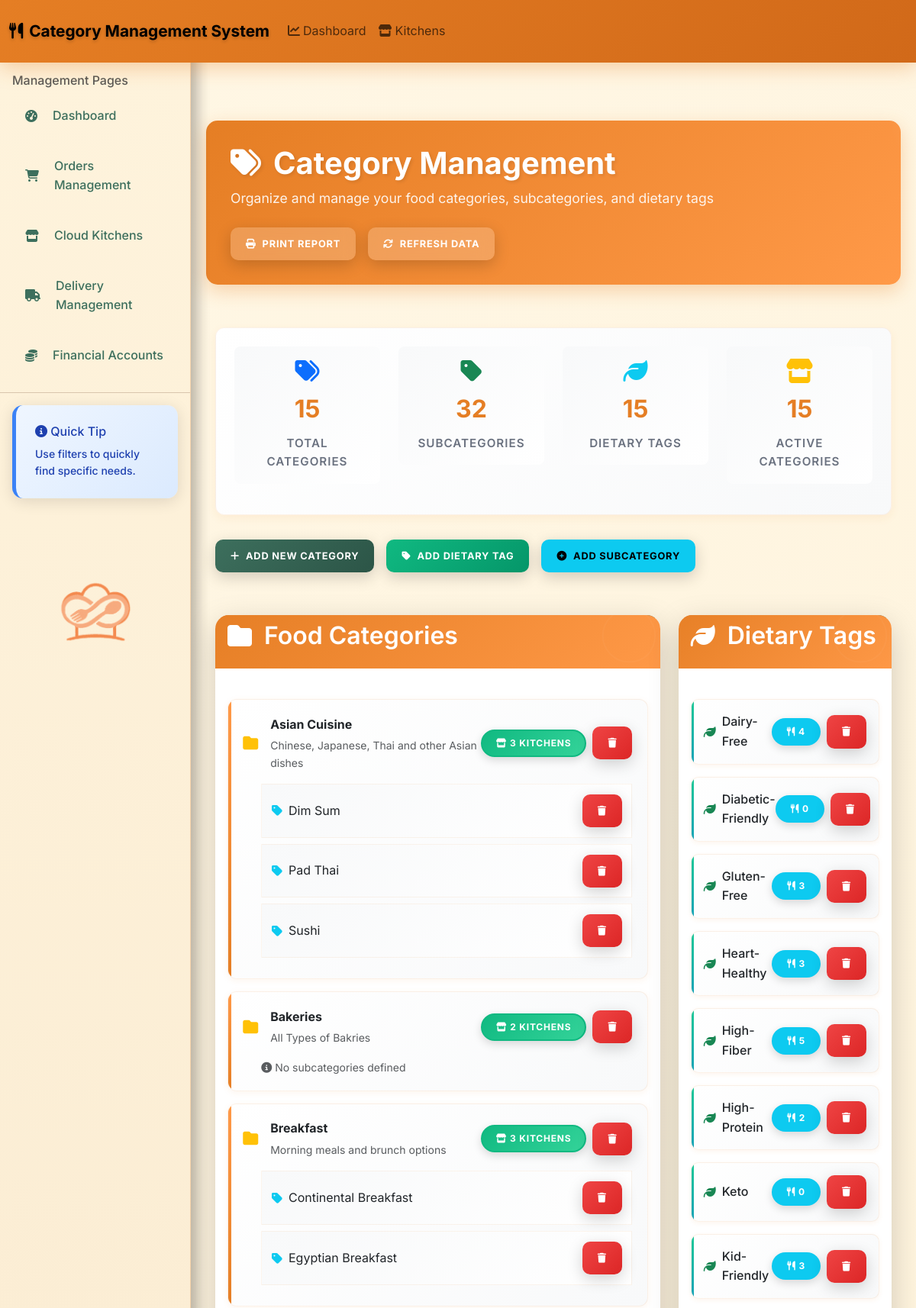
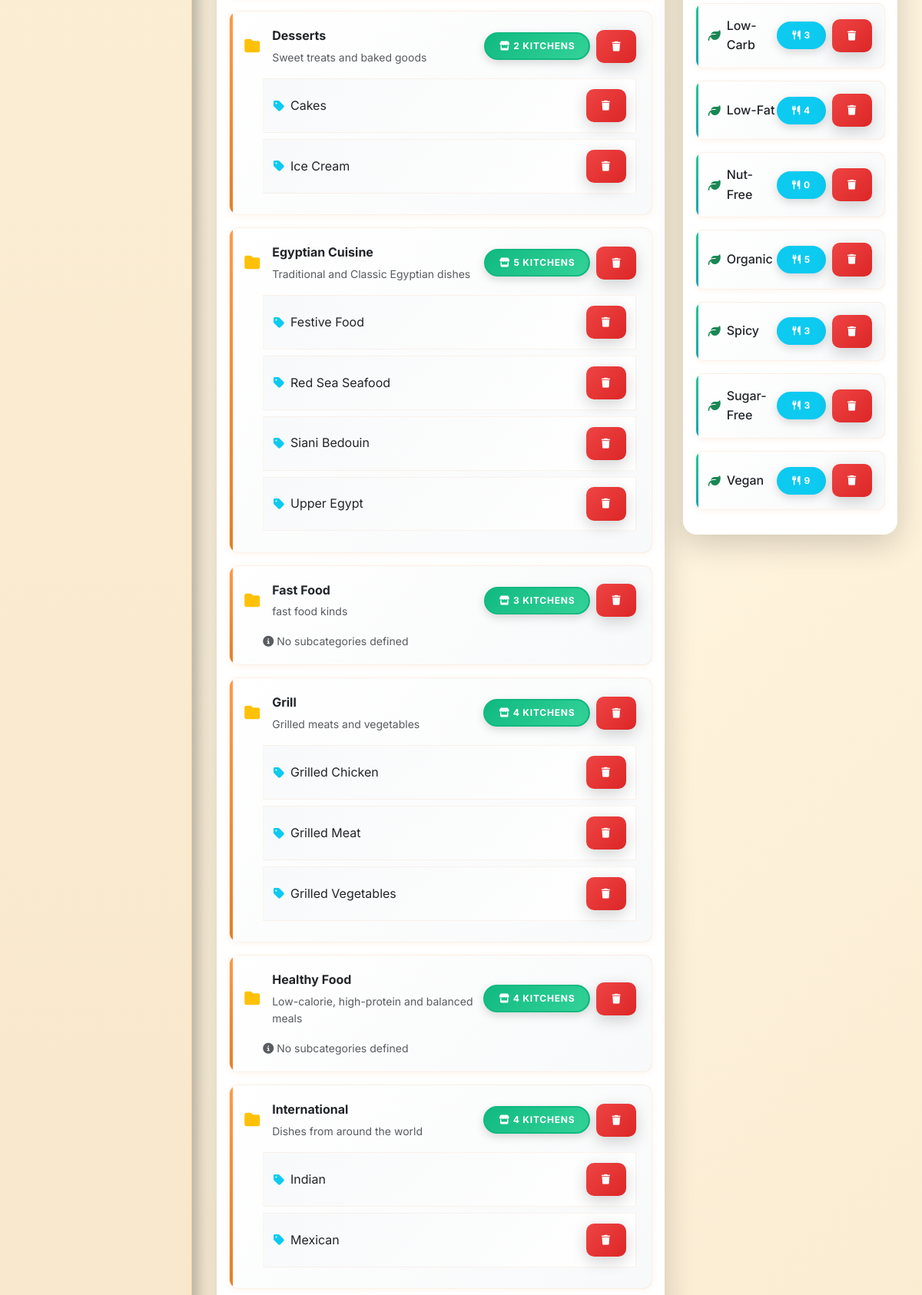
Page /admin/c/c/manage_categories.php (upper part) on the committed database (2 pictures, top to bottom).
### tables this page shows
CREATE TABLE category (
    cat_id INT PRIMARY KEY AUTO_INCREMENT,
    c_name VARCHAR(100) NOT NULL UNIQUE,
    description TEXT DEFAULT NULL,
    category_photo VARCHAR(255) DEFAULT NULL,
    created_by INT DEFAULT NULL,
    cloud_kitchens_count INT DEFAULT 0,
    FOREIGN KEY (created_by) REFERENCES admin(user_id)
);

CREATE TABLE sub_category (
    subcat_id INT PRIMARY KEY AUTO_INCREMENT,
    subcat_name VARCHAR(100) NOT NULL,
    admin_id INT NOT NULL,
    parent_cat_id int(11) NOT NULL,
    FOREIGN KEY (parent_cat_id) REFERENCES category(cat_id),
    FOREIGN KEY (admin_id) REFERENCES admin (user_id)
);

CREATE TABLE dietary_tags (
    tag_id INT PRIMARY KEY AUTO_INCREMENT,
    tag_name VARCHAR(50) NOT NULL UNIQUE
);

### admin/c/c/categories.php (the view, shortened to what this page needs)
<?php
require_once 'db_connect.php';
try {
    $stmt = $pdo->query("SELECT c.*, COUNT(cksc.cloud_kitchen_id) as kitchens_count
                         FROM category c
                         LEFT JOIN cloud_kitchen_specialist_category cksc ON c.cat_id = cksc.cat_id
                         GROUP BY c.cat_id
                         ORDER BY c.c_name");
    $categories = $stmt->fetchAll(PDO::FETCH_ASSOC);
    $stmt = $pdo->query("SELECT s.*, c.c_name as parent_name
                         FROM sub_category s
                         JOIN category c ON s.parent_cat_id = c.cat_id
                         ORDER BY c.c_name, s.subcat_name");
    $subcategories = $stmt->fetchAll(PDO::FETCH_ASSOC);
    $stmt = $pdo->query("SELECT dt.*, COUNT(ct.user_id) as usage_count
                         FROM dietary_tags dt
                         LEFT JOIN caterer_tags ct ON dt.tag_id = ct.tag_id
                         GROUP BY dt.tag_id
                         ORDER BY dt.tag_name");
    $tags = $stmt->fetchAll(PDO::FETCH_ASSOC);
    $total_categories = count($categories);
    $total_subcategories = count($subcategories);
    $total_tags = count($tags);
    $categories_with_kitchens = count(array_filter($categories, function($cat) { return $cat['kitchens_count'] > 0; }));
} catch(PDOException $e) {
    die("Error fetching data: " . $e->getMessage());
}
?>
<div class="stats-overview fade-in">
    <div class="row">
        <div class="col-md-3 col-sm-6 mb-3">
            <div class="stats-item">
                <i class="fas fa-tags fa-2x text-primary mb-2"></i>
                <span class="stats-number"><?= $total_categories ?></span>
                <div class="stats-label">Total Categories</div>
            </div>
        </div>
        <div class="col-md-3 col-sm-6 mb-3">
            <div class="stats-item">
                <i class="fas fa-tag fa-2x text-success mb-2"></i>
                <span class="stats-number"><?= $total_subcategories ?></span>
                <div class="stats-label">Subcategories</div>
            </div>
        </div>
        <div class="col-md-3 col-sm-6 mb-3">
            <div class="stats-item">
                <i class="fas fa-leaf fa-2x text-info mb-2"></i>
                <span class="stats-number"><?= $total_tags ?></span>
                <div class="stats-label">Dietary Tags</div>
            </div>
        </div>
        <div class="col-md-3 col-sm-6 mb-3">
            <div class="stats-item">
                <i class="fas fa-store fa-2x text-warning mb-2"></i>
                <span class="stats-number"><?= $categories_with_kitchens ?></span>
                <div class="stats-label">Active Categories</div>
            </div>
        </div>
    </div>
</div>
<div class="row mb-4">
    <div class="col-12">
        <div class="action-buttons fade-in">
            <button class="btn btn-primary" onclick="toggleForm('categoryForm')">
                <i class="fas fa-plus me-2"></i>Add New Category
            </button>
            <button class="btn btn-success" onclick="toggleForm('tagForm')">
                <i class="fas fa-tag me-2"></i>Add Dietary Tag
            </button>
            <button class="btn btn-info" onclick="toggleForm('subcategoryForm')">
                <i class="fas fa-plus-circle me-2"></i>Add Subcategory
            </button>
        </div>
    </div>
</div>
<div class="row mb-4">
    <div class="col-md-8">
        <div class="card fade-in">
            <div class="section-header">
                <h2><i class="fas fa-folder me-2"></i>Food Categories</h2>
            </div>
            <div class="card-body">
                <?php if(empty($categories)): ?>
                    <div class="text-center py-4">
                        <i class="fas fa-folder-open fa-3x text-muted mb-3"></i>
                        <p class="text-muted">No categories found. Start by adding your first category.</p>
                    </div>
                <?php else: ?>
                    <?php foreach($categories as $category): ?>
                        <div class="category-item">
                            <div class="category-header d-flex justify-content-between align-items-center"
                                 onclick="showKitchensByCategory(<?= $category['cat_id'] ?>, '<?= htmlspecialchars($category['c_name']) ?>')"
                                 style="cursor: pointer;">
                                <div class="d-flex align-items-center">
                                    <i class="fas fa-folder text-warning me-3 fs-5"></i>
                                    <div>
                                        <strong class="fs-6"><?= htmlspecialchars($category['c_name']) ?></strong>
                                        <?php if($category['description']): ?>
                                            <div class="text-muted small mt-1">
                                                <?= htmlspecialchars($category['description']) ?>
                                            </div>
                                        <?php endif; ?>
                                    </div>
                                </div>
                                <div class="d-flex align-items-center gap-2">
                                    <?php if($category['kitchens_count'] > 0): ?>
                                        <span class="badge bg-success">
                                            <i class="fas fa-store me-1"></i><?= $category['kitchens_count'] ?> kitchens
                                        </span>
                                    <?php else: ?>
                                        <span class="badge bg-secondary">
                                            <i class="fas fa-store me-1"></i>No kitchens
                                        </span>
                                    <?php endif; ?>
                                    <form action="delete_category.php" method="POST" class="d-inline"
                                          onsubmit="return confirm('Are you sure you want to delete this category? This action cannot be undone.')"
                                          onclick="event.stopPropagation()">
                                        <button type="submit" class="btn btn-sm btn-danger">
                                            <i class="fas fa-trash"></i>
                                        </button>
                                    </form>
                                </div>
                            </div>
                            <div class="subcategories ms-4 mt-3">
                                <?php
                                $hasSubcategories = false;
                                foreach($subcategories as $sub):
                                    if($sub['parent_cat_id'] == $category['cat_id']):
                                        $hasSubcategories = true;
                                ?>
                                        <div class="sub-category">
                                            <div class="d-flex justify-content-between align-items-center">
                                                <div class="d-flex align-items-center">
                                                    <i class="fas fa-tag text-info me-2"></i>
                                                    <span><?= htmlspecialchars($sub['subcat_name']) ?></span>
                                                </div>
                                                <form action="delete_category.php" method="POST" class="d-inline"
                                                      onsubmit="return confirm('Delete this subcategory?')">
                                                    <button type="submit" class="btn btn-sm btn-danger">
                                                        <i class="fas fa-trash"></i>
                                                    </button>
                                                </form>
                                            </div>
                                        </div>
                                <?php endif; endforeach; ?>
                                <?php if(!$hasSubcategories): ?>
                                    <div class="text-muted small">
                                        <i class="fas fa-info-circle me-1"></i>No subcategories defined
                                    </div>
                                <?php endif; ?>
                            </div>
                        </div>
                    <?php endforeach; ?>
                <?php endif; ?>
            </div>
        </div>
    </div>
    <div class="col-md-4">
        <div class="card fade-in">
            <div class="section-header">
                <h2><i class="fas fa-leaf me-2"></i>Dietary Tags</h2>
            </div>
            <div class="card-body">
                <?php if(empty($tags)): ?>
                    <div class="text-center py-4">
                        <i class="fas fa-leaf fa-3x text-muted mb-3"></i>
                        <p class="text-muted">No dietary tags found. Add tags to help customers find suitable meals.</p>
                    </div>
                <?php else: ?>
                    <div class="tags-container">
                        <?php foreach($tags as $tag): ?>
                            <div class="tag-item d-flex justify-content-between align-items-center mb-3"
                                 onclick="showKitchensByTag(<?= $tag['tag_id'] ?>, '<?= htmlspecialchars($tag['tag_name']) ?>')"
                                 role="button">
                                <div class="d-flex align-items-center">
                                    <i class="fas fa-leaf text-success me-2"></i>
                                    <span class="fw-medium"><?= htmlspecialchars($tag['tag_name']) ?></span>
                                </div>
                                <div class="d-flex align-items-center gap-2">
                                    <span class="badge bg-info">
                                        <i class="fas fa-utensils me-1"></i><?= $tag['usage_count'] ?>
                                    </span>
                                    <form action="delete_tag.php" method="POST" class="d-inline"
                                          onsubmit="return confirm('Delete this tag? This will remove it from all associated kitchens.')"
                                          onclick="event.stopPropagation()">
                                        <button type="submit" class="btn btn-sm btn-danger">
                                            <i class="fas fa-trash"></i>
                                        </button>
                                    </form>
                                </div>
                            </div>
                        <?php endforeach; ?>
                    </div>
                <?php endif; ?>
            </div>
        </div>
    </div>
</div>

### rows in the picture
category: c_name "Asian Cuisine", description "Chinese, Japanese, Thai and other Asian dishes", kitchens_count "3"
sub_category: subcat_name "Dim Sum"
sub_category: subcat_name "Pad Thai"
sub_category: subcat_name "Sushi"
category: c_name "Bakeries", description "All Types of Bakries", kitchens_count "2", shows "No subcategories defined"
category: c_name "Breakfast", description "Morning meals and brunch options", kitchens_count "3"
sub_category: subcat_name "Continental Breakfast"
sub_category: subcat_name "Egyptian Breakfast"
category: c_name "Desserts", description "Sweet treats and baked goods", kitchens_count "2"
sub_category: subcat_name "Cakes"
sub_category: subcat_name "Ice Cream"
category: c_name "Egyptian Cuisine", description "Traditional and Classic Egyptian dishes", kitchens_count "5"
sub_category: subcat_name "Festive Food"
sub_category: subcat_name "Red Sea Seafood"
sub_category: subcat_name "Siani Bedouin"
sub_category: subcat_name "Upper Egypt"
category: c_name "Fast Food", description "fast food kinds", kitchens_count "3", shows "No subcategories defined"
category: c_name "Grill", description "Grilled meats and vegetables", kitchens_count "4"
sub_category: subcat_name "Grilled Chicken"
sub_category: subcat_name "Grilled Meat"
sub_category: subcat_name "Grilled Vegetables"
category: c_name "Healthy Food", description "Low-calorie, high-protein and balanced meals", kitchens_count "4", shows "No subcategories defined"
category: c_name "International", description "Dishes from around the world", kitchens_count "4"
sub_category: subcat_name "Indian"
sub_category: subcat_name "Mexican"
dietary_tags: tag_name "Dairy-Free", usage_count "4"
dietary_tags: tag_name "Diabetic-Friendly", usage_count "0"
dietary_tags: tag_name "Gluten-Free", usage_count "3"
dietary_tags: tag_name "Heart-Healthy", usage_count "3"
dietary_tags: tag_name "High-Fiber", usage_count "5"
dietary_tags: tag_name "High-Protein", usage_count "2"
dietary_tags: tag_name "Keto", usage_count "0"
dietary_tags: tag_name "Kid-Friendly", usage_count "3"
dietary_tags: tag_name "Low-Carb", usage_count "3"
dietary_tags: tag_name "Low-Fat", usage_count "4"
dietary_tags: tag_name "Nut-Free", usage_count "0"
dietary_tags: tag_name "Organic", usage_count "5"
dietary_tags: tag_name "Spicy", usage_count "3"
dietary_tags: tag_name "Sugar-Free", usage_count "3"
dietary_tags: tag_name "Vegan", usage_count "9"

### other values in the picture
$total_categories "15"
$total_subcategories "32"
$total_tags "15"
$categories_with_kitchens "15"
